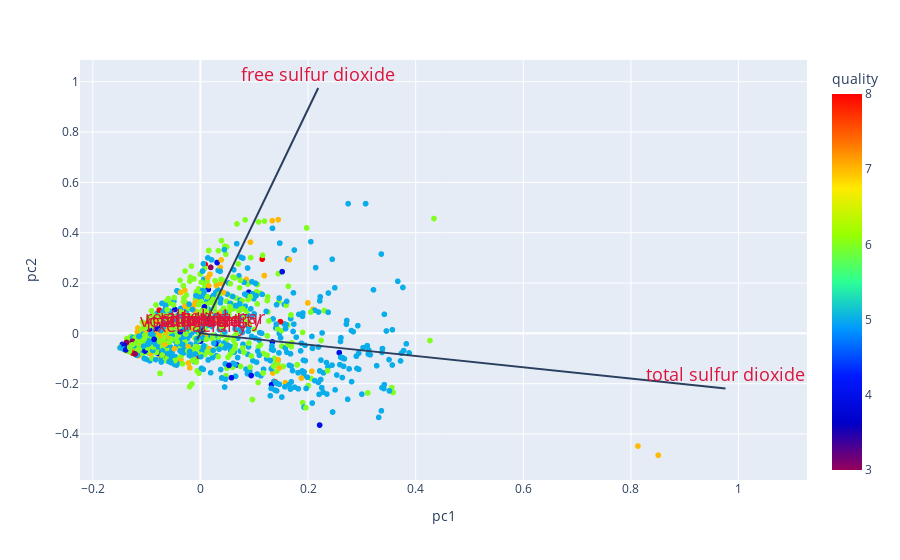

Notebook cell for this chart:
### Code cell
column_name = r_wine.drop(columns=['quality']).columns

# In general, it's a good idea to scale the data prior to PCA.
scaler = StandardScaler()
scaler.fit(x)
X=scaler.transform(x)    
pca = PCA()
x_new = pca.fit_transform(x)

def myplot(pcs,loadings, target, column_name, labels=None):
    xs = pcs[:,0]
    ys = pcs[:,1]
    scalex = 1.0/(xs.max() - xs.min())
    scaley = 1.0/(ys.max() - ys.min())

    pc1 = xs*scalex
    pc2 = ys*scaley

    df = {'pc1': pc1, 'pc2': pc2, 'quality': target}
    df = pd.DataFrame(data=df)

    fig = px.scatter(df, x='pc1', y='pc2', color='quality', color_continuous_scale = "rainbow")

    for i, feature in enumerate(column_name):
        fig.add_shape(type='line',
                      x0=0,
                      y0=0,
                      x1=loadings[i,0],
                      y1=loadings[i,1]
                    )
        fig.add_annotation(x=loadings[i,0],
                           y=loadings[i,1],
                           ax=0,
                           ay=0,
                           xanchor="center",
                           yanchor="bottom",
                           text = feature,
                           font=dict(size=18,
                                     color="crimson"
                                    )
                          )
    fig.show()

#Call the function. Use only the 2 PCs.
myplot(x_new[:,0:2],np.transpose(pca.components_[0:2, :]), y, column_name)

### Figure 1 — Plotly figure (JSON) as saved in the notebook; plotly's stock layout.template omitted (floating-point values rounded to 4 significant figures; data arrays with more than 128 entries replaced by an {"elided": "..."} marker saying what was removed)
{"data": [{"hovertemplate": "pc1=%{x}<br>pc2=%{y}<br>quality=%{marker.color}<extra></extra>", "legendgroup": "", "marker": {"color": {"elided": "1599 int values"}, "coloraxis": "coloraxis", "symbol": "circle"}, "mode": "markers", "name": "", "showlegend": false, "type": "scattergl", "x": {"elided": "1599 float values"}, "xaxis": "x", "y": {"elided": "1599 float values"}, "yaxis": "y"}], "layout": {"annotations": [{"ax": 0, "ay": 0, "font": {"color": "crimson", "size": 18}, "text": "fixed acidity", "x": -0.006132, "xanchor": "center", "y": -0.0239, "yanchor": "bottom"}, {"ax": 0, "ay": 0, "font": {"color": "crimson", "size": 18}, "text": "volatile acidity", "x": 0.0003845, "xanchor": "center", "y": -0.00201, "yanchor": "bottom"}, {"ax": 0, "ay": 0, "font": {"color": "crimson", "size": 18}, "text": "citric acid", "x": 0.0001709, "xanchor": "center", "y": -0.003035, "yanchor": "bottom"}, {"ax": 0, "ay": 0, "font": {"color": "crimson", "size": 18}, "text": "residual sugar", "x": 0.008649, "xanchor": "center", "y": 0.01113, "yanchor": "bottom"}, {"ax": 0, "ay": 0, "font": {"color": "crimson", "size": 18}, "text": "chlorides", "x": 6.373e-05, "xanchor": "center", "y": -0.0002367, "yanchor": "bottom"}, {"ax": 0, "ay": 0, "font": {"color": "crimson", "size": 18}, "text": "free sulfur dioxide", "x": 0.2189, "xanchor": "center", "y": 0.9753, "yanchor": "bottom"}, {"ax": 0, "ay": 0, "font": {"color": "crimson", "size": 18}, "text": "total sulfur dioxide", "x": 0.9757, "xanchor": "center", "y": -0.2189, "yanchor": "bottom"}, {"ax": 0, "ay": 0, "font": {"color": "crimson", "size": 18}, "text": "density", "x": 3.725e-06, "xanchor": "center", "y": -2.5e-05, "yanchor": "bottom"}, {"ax": 0, "ay": 0, "font": {"color": "crimson", "size": 18}, "text": "pH", "x": -0.000268, "xanchor": "center", "y": 0.003272, "yanchor": "bottom"}, {"ax": 0, "ay": 0, "font": {"color": "crimson", "size": 18}, "text": "sulphates", "x": 0.0002234, "xanchor": "center", "y": 0.0006189, "yanchor": "bottom"}, {"ax": 0, "ay": 0, "font": {"color": "crimson", "size": 18}, "text": "alcohol", "x": -0.006358, "xanchor": "center", "y": 0.01456, "yanchor": "bottom"}], "coloraxis": {"colorbar": {"title": {"text": "quality"}}, "colorscale": [[0, "rgb(150,0,90)"], [0.125, "rgb(0,0,200)"], [0.25, "rgb(0,25,255)"], [0.375, "rgb(0,152,255)"], [0.5, "rgb(44,255,150)"], [0.625, "rgb(151,255,0)"], [0.75, "rgb(255,234,0)"], [0.875, "rgb(255,111,0)"], [1, "rgb(255,0,0)"]]}, "legend": {"tracegroupgap": 0}, "margin": {"t": 60}, "shapes": [{"type": "line", "x0": 0, "x1": -0.006132, "y0": 0, "y1": -0.0239}, {"type": "line", "x0": 0, "x1": 0.0003845, "y0": 0, "y1": -0.00201}, {"type": "line", "x0": 0, "x1": 0.0001709, "y0": 0, "y1": -0.003035}, {"type": "line", "x0": 0, "x1": 0.008649, "y0": 0, "y1": 0.01113}, {"type": "line", "x0": 0, "x1": 6.373e-05, "y0": 0, "y1": -0.0002367}, {"type": "line", "x0": 0, "x1": 0.2189, "y0": 0, "y1": 0.9753}, {"type": "line", "x0": 0, "x1": 0.9757, "y0": 0, "y1": -0.2189}, {"type": "line", "x0": 0, "x1": 3.725e-06, "y0": 0, "y1": -2.5e-05}, {"type": "line", "x0": 0, "x1": -0.000268, "y0": 0, "y1": 0.003272}, {"type": "line", "x0": 0, "x1": 0.0002234, "y0": 0, "y1": 0.0006189}, {"type": "line", "x0": 0, "x1": -0.006358, "y0": 0, "y1": 0.01456}], "xaxis": {"anchor": "y", "domain": [0, 1], "title": {"text": "pc1"}}, "yaxis": {"anchor": "x", "domain": [0, 1], "title": {"text": "pc2"}}}}
